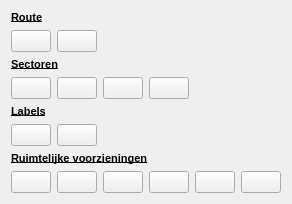
            <widget class="QWidget" name="evenementen">
             <property name="sizePolicy">
              <sizepolicy hsizetype="Minimum" vsizetype="Fixed">
               <horstretch>0</horstretch>
               <verstretch>0</verstretch>
              </sizepolicy>
             </property>
             <attribute name="title">
              <string>Evenementen</string>
             </attribute>
             <layout class="QGridLayout" name="gridLayout_3">
              <item row="6" column="1" colspan="5">
               <widget class="QLabel" name="label_15">
                <property name="sizePolicy">
                 <sizepolicy hsizetype="Preferred" vsizetype="Fixed">
                  <horstretch>0</horstretch>
                  <verstretch>0</verstretch>
                 </sizepolicy>
                </property>
                <property name="font">
                 <font>
                  <family>Arial</family>
                  <pointsize>8</pointsize>
                  <weight>75</weight>
                  <bold>true</bold>
                  <underline>true</underline>
                  <strikeout>false</strikeout>
                 </font>
                </property>
                <property name="text">
                 <string>Ruimtelijke voorzieningen</string>
                </property>
               </widget>
              </item>
              <item row="7" column="1">
               <widget class="QPushButton" name="aed">
                <property name="enabled">
                 <bool>true</bool>
                </property>
                <property name="sizePolicy">
                 <sizepolicy hsizetype="Minimum" vsizetype="Fixed">
                  <horstretch>0</horstretch>
                  <verstretch>0</verstretch>
                 </sizepolicy>
                </property>
                <property name="text">
                 <string/>
                </property>
                <property name="icon">
                 <iconset>
                  <normaloff>:/plugins/oiv/config_files/png/aed.png</normaloff>:/plugins/oiv/config_files/png/aed.png</iconset>
                </property>
                <property name="iconSize">
                 <size>
                  <width>28</width>
                  <height>28</height>
                 </size>
                </property>
                <property name="checkable">
                 <bool>false</bool>
                </property>
                <property name="autoDefault">
                 <bool>false</bool>
                </property>
                <property name="default">
                 <bool>false</bool>
                </property>
                <property name="flat">
                 <bool>false</bool>
                </property>
               </widget>
              </item>
              <item row="1" column="2">
               <widget class="QPushButton" name="vluchtroute_publiek">
                <property name="enabled">
                 <bool>true</bool>
                </property>
                <property name="sizePolicy">
                 <sizepolicy hsizetype="Minimum" vsizetype="Fixed">
                  <horstretch>0</horstretch>
                  <verstretch>0</verstretch>
                 </sizepolicy>
                </property>
                <property name="text">
                 <string/>
                </property>
                <property name="icon">
                 <iconset>
                  <normaloff>:/plugins/oiv/config_files/png/vluchtroute_publiek.png</normaloff>:/plugins/oiv/config_files/png/vluchtroute_publiek.png</iconset>
                </property>
                <property name="iconSize">
                 <size>
                  <width>28</width>
                  <height>28</height>
                 </size>
                </property>
                <property name="checkable">
                 <bool>false</bool>
                </property>
                <property name="autoDefault">
                 <bool>false</bool>
                </property>
                <property name="default">
                 <bool>false</bool>
                </property>
                <property name="flat">
                 <bool>false</bool>
                </property>
               </widget>
              </item>
              <item row="1" column="1">
               <widget class="QPushButton" name="calamiteitenroute">
                <property name="enabled">
                 <bool>true</bool>
                </property>
                <property name="sizePolicy">
                 <sizepolicy hsizetype="Minimum" vsizetype="Fixed">
                  <horstretch>0</horstretch>
                  <verstretch>0</verstretch>
                 </sizepolicy>
                </property>
                <property name="text">
                 <string/>
                </property>
                <property name="icon">
                 <iconset>
                  <normaloff>:/plugins/oiv/config_files/png/calamiteiten_route.png</normaloff>:/plugins/oiv/config_files/png/calamiteiten_route.png</iconset>
                </property>
                <property name="iconSize">
                 <size>
                  <width>28</width>
                  <height>28</height>
                 </size>
                </property>
                <property name="checkable">
                 <bool>false</bool>
                </property>
                <property name="autoDefault">
                 <bool>false</bool>
                </property>
                <property name="default">
                 <bool>false</bool>
                </property>
                <property name="flat">
                 <bool>false</bool>
                </property>
               </widget>
              </item>
              <item row="3" column="1">
               <widget class="QPushButton" name="persvak">
                <property name="enabled">
                 <bool>true</bool>
                </property>
                <property name="sizePolicy">
                 <sizepolicy hsizetype="Minimum" vsizetype="Fixed">
                  <horstretch>0</horstretch>
                  <verstretch>0</verstretch>
                 </sizepolicy>
                </property>
                <property name="text">
                 <string/>
                </property>
                <property name="icon">
                 <iconset>
                  <normaloff>:/plugins/oiv/config_files/png/evenementen_pers.png</normaloff>:/plugins/oiv/config_files/png/evenementen_pers.png</iconset>
                </property>
                <property name="iconSize">
                 <size>
                  <width>28</width>
                  <height>28</height>
                 </size>
                </property>
                <property name="checkable">
                 <bool>false</bool>
                </property>
                <property name="autoDefault">
                 <bool>false</bool>
                </property>
                <property name="default">
                 <bool>false</bool>
                </property>
                <property name="flat">
                 <bool>false</bool>
                </property>
               </widget>
              </item>
              <item row="3" column="4">
               <widget class="QPushButton" name="tent">
                <property name="enabled">
                 <bool>true</bool>
                </property>
                <property name="sizePolicy">
                 <sizepolicy hsizetype="Minimum" vsizetype="Fixed">
                  <horstretch>0</horstretch>
                  <verstretch>0</verstretch>
                 </sizepolicy>
                </property>
                <property name="text">
                 <string/>
                </property>
                <property name="icon">
                 <iconset>
                  <normaloff>:/plugins/oiv/config_files/png/evenementen_tent.png</normaloff>:/plugins/oiv/config_files/png/evenementen_tent.png</iconset>
                </property>
                <property name="iconSize">
                 <size>
                  <width>28</width>
                  <height>28</height>
                 </size>
                </property>
                <property name="checkable">
                 <bool>false</bool>
                </property>
                <property name="autoDefault">
                 <bool>false</bool>
                </property>
                <property name="default">
                 <bool>false</bool>
                </property>
                <property name="flat">
                 <bool>false</bool>
                </property>
               </widget>
              </item>
              <item row="2" column="1" colspan="4">
               <widget class="QLabel" name="label_13">
                <property name="sizePolicy">
                 <sizepolicy hsizetype="Preferred" vsizetype="Fixed">
                  <horstretch>0</horstretch>
                  <verstretch>0</verstretch>
                 </sizepolicy>
                </property>
                <property name="font">
                 <font>
                  <family>Arial</family>
                  <pointsize>8</pointsize>
                  <weight>75</weight>
                  <bold>true</bold>
                  <underline>true</underline>
                  <strikeout>false</strikeout>
                 </font>
                </property>
                <property name="text">
                 <string>Sectoren</string>
                </property>
               </widget>
              </item>
              <item row="3" column="3">
               <widget class="QPushButton" name="publieke_sector">
                <property name="enabled">
                 <bool>true</bool>
                </property>
                <property name="sizePolicy">
                 <sizepolicy hsizetype="Minimum" vsizetype="Fixed">
                  <horstretch>0</horstretch>
                  <verstretch>0</verstretch>
                 </sizepolicy>
                </property>
                <property name="text">
                 <string/>
                </property>
                <property name="icon">
                 <iconset>
                  <normaloff>:/plugins/oiv/config_files/png/evenementen_publieke_sector.png</normaloff>:/plugins/oiv/config_files/png/evenementen_publieke_sector.png</iconset>
                </property>
                <property name="iconSize">
                 <size>
                  <width>28</width>
                  <height>28</height>
                 </size>
                </property>
                <property name="checkable">
                 <bool>false</bool>
                </property>
                <property name="autoDefault">
                 <bool>false</bool>
                </property>
                <property name="default">
                 <bool>false</bool>
                </property>
                <property name="flat">
                 <bool>false</bool>
                </property>
               </widget>
              </item>
              <item row="9" column="1">
               <spacer name="verticalSpacer_2">
                <property name="orientation">
                 <enum>Qt::Vertical</enum>
                </property>
                <property name="sizeHint" stdset="0">
                 <size>
                  <width>0</width>
                  <height>0</height>
                 </size>
                </property>
               </spacer>
              </item>
              <item row="5" column="2">
               <widget class="QPushButton" name="publieke_ingang">
                <property name="enabled">
                 <bool>true</bool>
                </property>
                <property name="sizePolicy">
                 <sizepolicy hsizetype="Minimum" vsizetype="Fixed">
                  <horstretch>0</horstretch>
                  <verstretch>0</verstretch>
                 </sizepolicy>
                </property>
                <property name="text">
                 <string/>
                </property>
                <property name="icon">
                 <iconset>
                  <normaloff>:/plugins/oiv/config_files/png/evenementen_ingang.png</normaloff>:/plugins/oiv/config_files/png/evenementen_ingang.png</iconset>
                </property>
                <property name="iconSize">
                 <size>
                  <width>28</width>
                  <height>28</height>
                 </size>
                </property>
                <property name="checkable">
                 <bool>false</bool>
                </property>
                <property name="autoDefault">
                 <bool>false</bool>
                </property>
                <property name="default">
                 <bool>false</bool>
                </property>
                <property name="flat">
                 <bool>false</bool>
                </property>
               </widget>
              </item>
              <item row="4" column="1" colspan="4">
               <widget class="QLabel" name="label_14">
                <property name="sizePolicy">
                 <sizepolicy hsizetype="Preferred" vsizetype="Fixed">
                  <horstretch>0</horstretch>
                  <verstretch>0</verstretch>
                 </sizepolicy>
                </property>
                <property name="font">
                 <font>
                  <family>Arial</family>
                  <pointsize>8</pointsize>
                  <weight>75</weight>
                  <bold>true</bold>
                  <underline>true</underline>
                  <strikeout>false</strikeout>
                 </font>
                </property>
                <property name="text">
                 <string>Labels</string>
                </property>
               </widget>
              </item>
              <item row="0" column="1" colspan="4">
               <widget class="QLabel" name="label_11">
                <property name="sizePolicy">
                 <sizepolicy hsizetype="Preferred" vsizetype="Fixed">
                  <horstretch>0</horstretch>
                  <verstretch>0</verstretch>
                 </sizepolicy>
                </property>
                <property name="font">
                 <font>
                  <family>Arial</family>
                  <pointsize>8</pointsize>
                  <weight>75</weight>
                  <bold>true</bold>
                  <underline>true</underline>
                  <strikeout>false</strikeout>
                 </font>
                </property>
                <property name="text">
                 <string>Route</string>
                </property>
               </widget>
              </item>
              <item row="3" column="2">
               <widget class="QPushButton" name="podium">
                <property name="enabled">
                 <bool>true</bool>
                </property>
                <property name="sizePolicy">
                 <sizepolicy hsizetype="Minimum" vsizetype="Fixed">
                  <horstretch>0</horstretch>
                  <verstretch>0</verstretch>
                 </sizepolicy>
                </property>
                <property name="text">
                 <string/>
                </property>
                <property name="icon">
                 <iconset>
                  <normaloff>:/plugins/oiv/config_files/png/evenementen_podium.png</normaloff>:/plugins/oiv/config_files/png/evenementen_podium.png</iconset>
                </property>
                <property name="iconSize">
                 <size>
                  <width>28</width>
                  <height>28</height>
                 </size>
                </property>
                <property name="checkable">
                 <bool>false</bool>
                </property>
                <property name="autoDefault">
                 <bool>false</bool>
                </property>
                <property name="default">
                 <bool>false</bool>
                </property>
                <property name="flat">
                 <bool>false</bool>
                </property>
               </widget>
              </item>
              <item row="5" column="1">
               <widget class="QPushButton" name="calamiteitendoorgang">
                <property name="enabled">
                 <bool>true</bool>
                </property>
                <property name="sizePolicy">
                 <sizepolicy hsizetype="Minimum" vsizetype="Fixed">
                  <horstretch>0</horstretch>
                  <verstretch>0</verstretch>
                 </sizepolicy>
                </property>
                <property name="text">
                 <string/>
                </property>
                <property name="icon">
                 <iconset>
                  <normaloff>:/plugins/oiv/config_files/png/evenementen_cado.png</normaloff>:/plugins/oiv/config_files/png/evenementen_cado.png</iconset>
                </property>
                <property name="iconSize">
                 <size>
                  <width>28</width>
                  <height>28</height>
                 </size>
                </property>
                <property name="checkable">
                 <bool>false</bool>
                </property>
                <property name="autoDefault">
                 <bool>false</bool>
                </property>
                <property name="default">
                 <bool>false</bool>
                </property>
                <property name="flat">
                 <bool>false</bool>
                </property>
               </widget>
              </item>
              <item row="7" column="8">
               <widget class="QPushButton" name="parkeerplaats">
                <property name="enabled">
                 <bool>true</bool>
                </property>
                <property name="sizePolicy">
                 <sizepolicy hsizetype="Minimum" vsizetype="Fixed">
                  <horstretch>0</horstretch>
                  <verstretch>0</verstretch>
                 </sizepolicy>
                </property>
                <property name="text">
                 <string/>
                </property>
                <property name="icon">
                 <iconset>
                  <normaloff>:/plugins/oiv/config_files/png/parkeerplaats.png</normaloff>:/plugins/oiv/config_files/png/parkeerplaats.png</iconset>
                </property>
                <property name="iconSize">
                 <size>
                  <width>28</width>
                  <height>28</height>
                 </size>
                </property>
                <property name="checkable">
                 <bool>false</bool>
                </property>
                <property name="autoDefault">
                 <bool>false</bool>
                </property>
                <property name="default">
                 <bool>false</bool>
                </property>
                <property name="flat">
                 <bool>false</bool>
                </property>
               </widget>
              </item>
              <item row="7" column="2">
               <widget class="QPushButton" name="ehbo">
                <property name="enabled">
                 <bool>true</bool>
                </property>
                <property name="sizePolicy">
                 <sizepolicy hsizetype="Minimum" vsizetype="Fixed">
                  <horstretch>0</horstretch>
                  <verstretch>0</verstretch>
                 </sizepolicy>
                </property>
                <property name="text">
                 <string/>
                </property>
                <property name="icon">
                 <iconset>
                  <normaloff>:/plugins/oiv/config_files/png/ehbo.png</normaloff>:/plugins/oiv/config_files/png/ehbo.png</iconset>
                </property>
                <property name="iconSize">
                 <size>
                  <width>28</width>
                  <height>28</height>
                 </size>
                </property>
                <property name="checkable">
                 <bool>false</bool>
                </property>
                <property name="autoDefault">
                 <bool>false</bool>
                </property>
                <property name="default">
                 <bool>false</bool>
                </property>
                <property name="flat">
                 <bool>false</bool>
                </property>
               </widget>
              </item>
              <item row="7" column="3">
               <widget class="QPushButton" name="generator">
                <property name="enabled">
                 <bool>true</bool>
                </property>
                <property name="sizePolicy">
                 <sizepolicy hsizetype="Minimum" vsizetype="Fixed">
                  <horstretch>0</horstretch>
                  <verstretch>0</verstretch>
                 </sizepolicy>
                </property>
                <property name="text">
                 <string/>
                </property>
                <property name="icon">
                 <iconset>
                  <normaloff>:/plugins/oiv/config_files/png/generator.png</normaloff>:/plugins/oiv/config_files/png/generator.png</iconset>
                </property>
                <property name="iconSize">
                 <size>
                  <width>28</width>
                  <height>28</height>
                 </size>
                </property>
                <property name="checkable">
                 <bool>false</bool>
                </property>
                <property name="autoDefault">
                 <bool>false</bool>
                </property>
                <property name="default">
                 <bool>false</bool>
                </property>
                <property name="flat">
                 <bool>false</bool>
                </property>
               </widget>
              </item>
              <item row="7" column="4">
               <widget class="QPushButton" name="braadkraam_gas">
                <property name="enabled">
                 <bool>true</bool>
                </property>
                <property name="sizePolicy">
                 <sizepolicy hsizetype="Minimum" vsizetype="Fixed">
                  <horstretch>0</horstretch>
                  <verstretch>0</verstretch>
                 </sizepolicy>
                </property>
                <property name="text">
                 <string/>
                </property>
                <property name="icon">
                 <iconset>
                  <normaloff>:/plugins/oiv/config_files/png/evenementen_eten_gas.png</normaloff>:/plugins/oiv/config_files/png/evenementen_eten_gas.png</iconset>
                </property>
                <property name="iconSize">
                 <size>
                  <width>28</width>
                  <height>28</height>
                 </size>
                </property>
                <property name="checkable">
                 <bool>false</bool>
                </property>
                <property name="autoDefault">
                 <bool>false</bool>
                </property>
                <property name="default">
                 <bool>false</bool>
                </property>
                <property name="flat">
                 <bool>false</bool>
                </property>
               </widget>
              </item>
              <item row="7" column="5">
               <widget class="QPushButton" name="braadkraam_electra">
                <property name="enabled">
                 <bool>true</bool>
                </property>
                <property name="sizePolicy">
                 <sizepolicy hsizetype="Minimum" vsizetype="Fixed">
                  <horstretch>0</horstretch>
                  <verstretch>0</verstretch>
                 </sizepolicy>
                </property>
                <property name="text">
                 <string/>
                </property>
                <property name="icon">
                 <iconset>
                  <normaloff>:/plugins/oiv/config_files/png/evenementen_eten.png</normaloff>:/plugins/oiv/config_files/png/evenementen_eten.png</iconset>
                </property>
                <property name="iconSize">
                 <size>
                  <width>28</width>
                  <height>28</height>
                 </size>
                </property>
                <property name="checkable">
                 <bool>false</bool>
                </property>
                <property name="autoDefault">
                 <bool>false</bool>
                </property>
                <property name="default">
                 <bool>false</bool>
                </property>
                <property name="flat">
                 <bool>false</bool>
                </property>
               </widget>
              </item>
             </layout>
            </widget>
